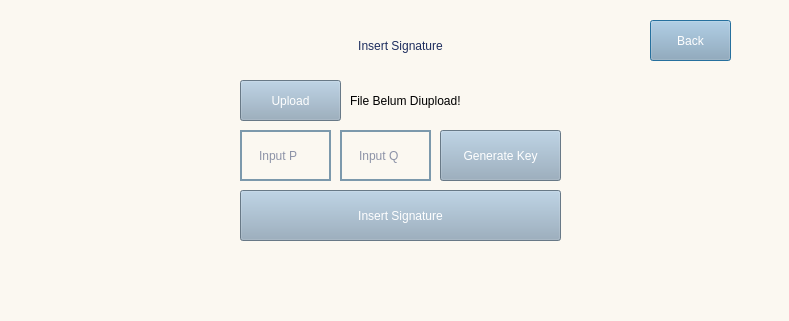
<?xml version="1.0" encoding="UTF-8"?>
<ui version="4.0">
 <class>Dialog</class>
 <widget class="QDialog" name="Dialog">
  <property name="geometry">
   <rect>
    <x>0</x>
    <y>0</y>
    <width>789</width>
    <height>321</height>
   </rect>
  </property>
  <property name="windowTitle">
   <string>Dialog</string>
  </property>
  <property name="styleSheet">
   <string notr="true">background-color: 
#FBF8F1
;</string>
  </property>
  <widget class="QPushButton" name="backButton">
   <property name="geometry">
    <rect>
     <x>650</x>
     <y>20</y>
     <width>81</width>
     <height>41</height>
    </rect>
   </property>
   <property name="styleSheet">
    <string notr="true">QPushButton{ 
	background-color: #92A9BD; color:#FFFFFF;
font: 17pt &quot;Mulish&quot;;color:#fff; 
	border-radius: 13.25760269165039px;
}

 QPushButton:hover {
	background-color: #7C99AC; color:#FFFFFF;
font: 17pt &quot;Mulish&quot;;color:#fff; 
	border-radius: 13.25760269165039px;
 }</string>
   </property>
   <property name="text">
    <string>Back</string>
   </property>
  </widget>
  <widget class="QLabel" name="hasil">
   <property name="geometry">
    <rect>
     <x>240</x>
     <y>250</y>
     <width>321</width>
     <height>41</height>
    </rect>
   </property>
   <property name="toolTip">
    <string>&lt;html&gt;&lt;head/&gt;&lt;body&gt;&lt;p align=&quot;center&quot;&gt;&lt;br/&gt;&lt;/p&gt;&lt;/body&gt;&lt;/html&gt;</string>
   </property>
   <property name="styleSheet">
    <string notr="true">font: 18pt &quot;Mulish&quot;;color:#000; </string>
   </property>
   <property name="text">
    <string/>
   </property>
   <property name="alignment">
    <set>Qt::AlignCenter</set>
   </property>
  </widget>
  <widget class="QLabel" name="label_2">
   <property name="geometry">
    <rect>
     <x>230</x>
     <y>20</y>
     <width>341</width>
     <height>51</height>
    </rect>
   </property>
   <property name="styleSheet">
    <string notr="true">font: 20pt &quot;Mulish&quot;;color:#1D2D5E; </string>
   </property>
   <property name="text">
    <string>Insert Signature</string>
   </property>
   <property name="alignment">
    <set>Qt::AlignCenter</set>
   </property>
  </widget>
  <widget class="QLineEdit" name="nilaip">
   <property name="geometry">
    <rect>
     <x>240</x>
     <y>130</y>
     <width>91</width>
     <height>51</height>
    </rect>
   </property>
   <property name="styleSheet">
    <string notr="true">font: 15pt &quot;Mulish&quot;;color:#1D2D5E; 
height: 47.76695251464844px;
width: 376.5159912109375px;
left: 538px;
top: 229px;
border-radius: 13.25760269165039px;
border:2px solid #7C99AC;
padding-left:15px;</string>
   </property>
   <property name="text">
    <string/>
   </property>
   <property name="placeholderText">
    <string>Input P</string>
   </property>
  </widget>
  <widget class="QPushButton" name="insertSig">
   <property name="geometry">
    <rect>
     <x>240</x>
     <y>190</y>
     <width>321</width>
     <height>51</height>
    </rect>
   </property>
   <property name="styleSheet">
    <string notr="true">QPushButton{ 
	background-color: #92A9BD; color:#FFFFFF;
font: 17pt &quot;Mulish&quot;;color:#fff; 
	border-radius: 13.25760269165039px;
}

 QPushButton:hover {
	background-color: #7C99AC; color:#FFFFFF;
font: 17pt &quot;Mulish&quot;;color:#fff; 
	border-radius: 13.25760269165039px;
 }</string>
   </property>
   <property name="text">
    <string>Insert Signature</string>
   </property>
  </widget>
  <widget class="QLineEdit" name="nilaiq">
   <property name="geometry">
    <rect>
     <x>340</x>
     <y>130</y>
     <width>91</width>
     <height>51</height>
    </rect>
   </property>
   <property name="styleSheet">
    <string notr="true">font: 15pt &quot;Mulish&quot;;color:#1D2D5E; 
height: 47.76695251464844px;
width: 376.5159912109375px;
left: 538px;
top: 229px;
border-radius: 13.25760269165039px;
border:2px solid #7C99AC;
padding-left:15px;</string>
   </property>
   <property name="text">
    <string/>
   </property>
   <property name="placeholderText">
    <string>Input Q</string>
   </property>
  </widget>
  <widget class="QPushButton" name="uploadButton">
   <property name="geometry">
    <rect>
     <x>240</x>
     <y>80</y>
     <width>101</width>
     <height>41</height>
    </rect>
   </property>
   <property name="styleSheet">
    <string notr="true">QPushButton{ 
	background-color: #92A9BD; color:#FFFFFF;
font: 17pt &quot;Mulish&quot;;color:#fff; 
	border-radius: 13.25760269165039px;
}

 QPushButton:hover {
	background-color: #7C99AC; color:#FFFFFF;
font: 17pt &quot;Mulish&quot;;color:#fff; 
	border-radius: 13.25760269165039px;
 }</string>
   </property>
   <property name="text">
    <string>Upload</string>
   </property>
  </widget>
  <widget class="QLabel" name="fileName">
   <property name="geometry">
    <rect>
     <x>350</x>
     <y>80</y>
     <width>211</width>
     <height>41</height>
    </rect>
   </property>
   <property name="styleSheet">
    <string notr="true">font: 18pt &quot;Mulish&quot;;color:#000; </string>
   </property>
   <property name="text">
    <string>File Belum Diupload!</string>
   </property>
  </widget>
  <widget class="QPushButton" name="genButton">
   <property name="geometry">
    <rect>
     <x>440</x>
     <y>130</y>
     <width>121</width>
     <height>51</height>
    </rect>
   </property>
   <property name="styleSheet">
    <string notr="true">QPushButton{ 
	background-color: #92A9BD; color:#FFFFFF;
font: 17pt &quot;Mulish&quot;;color:#fff; 
	border-radius: 13.25760269165039px;
}

 QPushButton:hover {
	background-color: #7C99AC; color:#FFFFFF;
font: 17pt &quot;Mulish&quot;;color:#fff; 
	border-radius: 13.25760269165039px;
 }</string>
   </property>
   <property name="text">
    <string>Generate Key</string>
   </property>
  </widget>
 </widget>
 <resources/>
 <connections/>
</ui>
